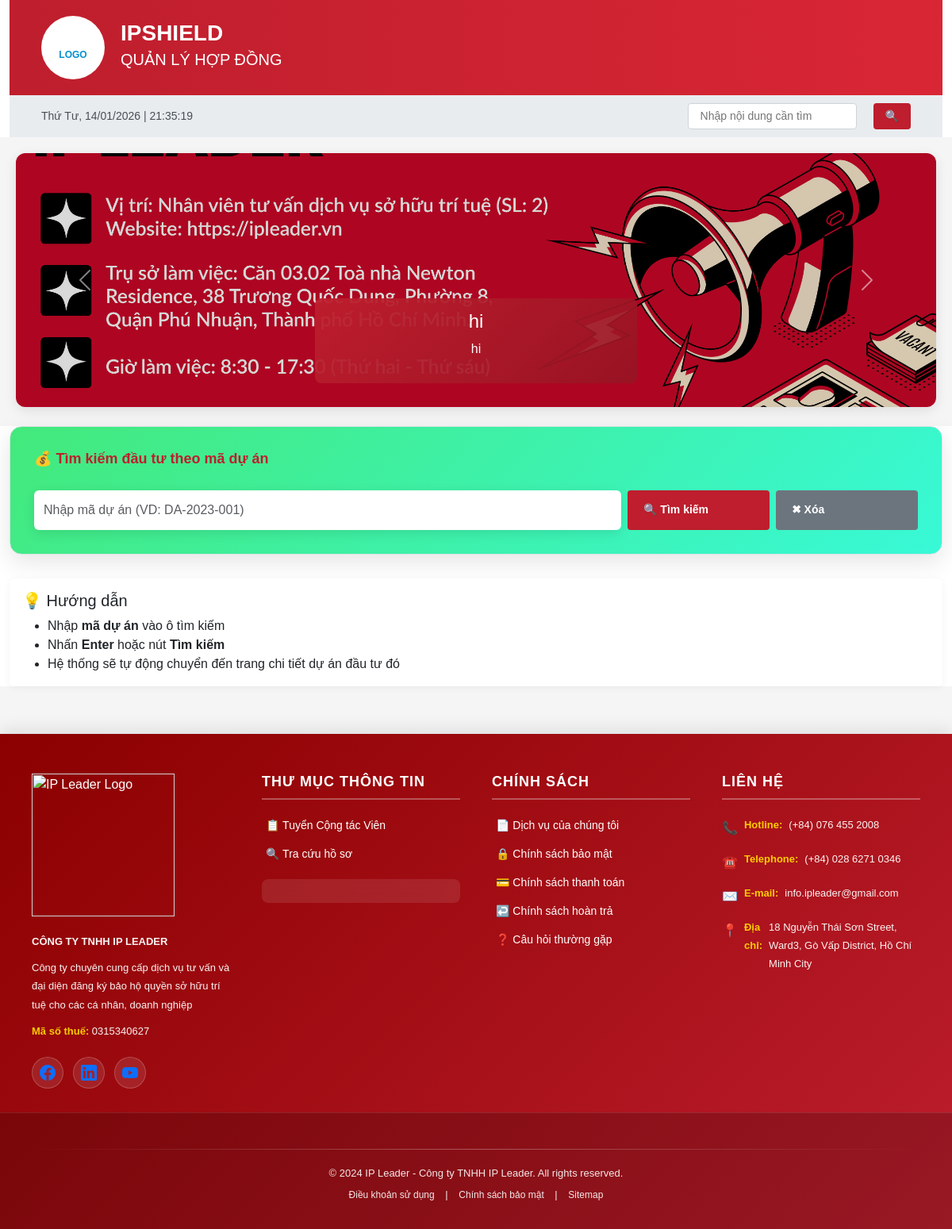
Screenshot of /investment/search/ with the database file from the repository.
### ipshieldapp/models.py (models this page shows, shortened)
class Slider(models.Model):
    title = models.CharField(max_length=255)
    description = models.CharField(max_length=255, blank=True)
    image = models.ImageField(upload_to='sliders/')
    is_active = models.BooleanField(default=True)

### ipshieldapp/views.py (the view, shortened to what this page needs)
# urls.py: path('investment/search/', views.investment_search, name='investment_search'),
def investment_search(request):
    q = request.GET.get('q', '').strip()
    return render(request, 'investment_search.html', {'q': q})

### ipshieldapp/context_processors.py (called while the page is built)
def global_sliders(request):
    return {
        'sliders': Slider.objects.filter(is_active=True)
    }

### templates/investment_search.html (shortened to what this page needs)
{% extends 'base.html' %}
{% block body_block %}
{% load static %}
<div class="container mt-4">
    <form method="get">
        <div class="search-section">
            <h3>💰 Tìm kiếm đầu tư theo mã dự án</h3>
            <div class="row g-2 mt-2">
                <div class="col-12 col-md-6 col-lg-8">
                    <input type="text"
                           name="q"
                           value="{{ q }}"
                           class="form-control"
                           placeholder="Nhập mã dự án (VD: DA-2023-001)"
                           autofocus>
                </div>
                <div class="col-6 col-md-3 col-lg-2">
                    <button type="submit" class="btn btn-primary w-100">
                        🔍 Tìm kiếm
                    </button>
                </div>
                <div class="col-6 col-md-3 col-lg-2">
                    <a href="{% url 'investment_search' %}" class="btn btn-secondary w-100">
                        ✖ Xóa
                    </a>
                </div>
            </div>
        </div>
    </form>
    <div class="mt-4">
        <div class="card">
            <div class="card-body">
                <h5 class="card-title">💡 Hướng dẫn</h5>
                <ul class="mb-0">
                    <li>Nhập <strong>mã dự án</strong> vào ô tìm kiếm</li>
                    <li>Nhấn <strong>Enter</strong> hoặc nút <strong>Tìm kiếm</strong></li>
                    <li>Hệ thống sẽ tự động chuyển đến trang chi tiết dự án đầu tư đó</li>
                </ul>
            </div>
        </div>
    </div>
</div>
{% endblock %}

### templates/base.html (shortened to what this page needs)
{% load static %}
<head>
    <link href="https://cdn.jsdelivr.net/npm/bootstrap@5.3.8/dist/css/bootstrap.min.css" rel="stylesheet">
    <link href="{% static 'css/base.css' %}" rel="stylesheet">
</head>
    <div class="container">
        <div class="header">
            <div class="header-logo">
                <br>LOGO
            </div>
            <div class="header-title">
                <h1>IPSHIELD</h1>
                <h2>QUẢN LÝ HỢP ĐỒNG</h2>
            </div>
        </div>
                <div class="top-bar">
           <div id="realtime-clock"></div>
            <div class="language-selector d-flex align-items-center gap-3">
                 <input type="text" placeholder="Nhập nội dung cần tìm"
                    style="margin-left: 20px; padding: 5px 15px; border: 1px solid #ced4da; border-radius: 4px;">
                <button class="btn btn-primary" style="padding: 6px 15px; margin-left: 5px;">🔍</button>
            </div>
            </div>
        </div>
<div class="carousel-section" style="margin:20px; box-shadow:0 4px 15px rgba(0,0,0,0.1); border-radius:12px; overflow:hidden;">
    <div id="mainCarousel" class="carousel slide" data-bs-ride="carousel" data-bs-interval="3500">
        <div class="carousel-inner">
            {% for slider in sliders %}
            <div class="carousel-item {% if forloop.first %}active{% endif %}">
                <img src="{{ slider.image.url }}"
                     class="d-block w-100"
                     alt="{{ slider.title }}"
                     style="height:320px; object-fit:cover; filter:brightness(0.85);">
                <div class="carousel-caption d-none d-md-block"
                     style="background:linear-gradient(135deg, rgba(190,30,45,.95), rgba(150,20,35,.9));
                            padding:15px 30px;
                            border-radius:8px;
                            bottom:30px;
                            left:50%;
                            transform:translateX(-50%);
                            max-width:80%;">
                    <h4>{{ slider.title }}</h4>
                    <p>{{ slider.description }}</p>
                </div>
            </div>
            {% endfor %}
        </div>
        <button class="carousel-control-prev" type="button" data-bs-target="#mainCarousel" data-bs-slide="prev">
            <span class="carousel-control-prev-icon"></span>
        </button>
        <button class="carousel-control-next" type="button" data-bs-target="#mainCarousel" data-bs-slide="next">
            <span class="carousel-control-next-icon"></span>
        </button>
    </div>
</div>
 {% block body_block %}
              {% endblock %}
    <footer class="site-footer">
        <div class="footer-content">
            <div class="footer-section">
                <div class="footer-logo">
                    <img src="https://ipleader.vn/wp-content/uploads/2021/01/IPLEADER-LOGO-WHITE-01.png" alt="IP Leader Logo" width="180px">
                </div>
                <p class="company-name">CÔNG TY TNHH IP LEADER</p>
                <p class="company-desc">Công ty chuyên cung cấp dịch vụ tư vấn và đại diện đăng ký bảo hộ quyền sở hữu trí tuệ cho các cá nhân, doanh nghiệp</p>
                <p><strong>Mã số thuế:</strong> 0315340627</p>
                <div class="social-icons">
                    <a href="#" class="social-icon facebook" title="Facebook">
                    </a>
                    <a href="#" class="social-icon linkedin" title="LinkedIn">
                    </a>
                    <a href="#" class="social-icon youtube" title="YouTube">
                    </a>
                </div>
            </div>
            <div class="footer-section">
                <h5>Thư mục thông tin</h5>
                <ul>
                    <li><a href="#">📋 Tuyển Cộng tác Viên</a></li>
                    <li><a href="#">🔍 Tra cứu hồ sơ</a></li>
                </ul>
                <div class="certification-badge">
                </div>
            </div>
            <div class="footer-section">
                <h5>Chính sách</h5>
                <ul>
                    <li><a href="#">📄 Dịch vụ của chúng tôi</a></li>
                    <li><a href="#">🔒 Chính sách bảo mật</a></li>
                    <li><a href="#">💳 Chính sách thanh toán</a></li>
                    <li><a href="#">↩️ Chính sách hoàn trả</a></li>
                    <li><a href="#">❓ Câu hỏi thường gặp</a></li>
                </ul>
            </div>
            <div class="footer-section">
                <h5>Liên hệ</h5>
                <div class="contact-info">
                    <p><span class="contact-icon">📞</span> <strong>Hotline:</strong> (+84) 076 455 2008</p>
                    <p><span class="contact-icon">☎️</span> <strong>Telephone:</strong>(+84) 028 6271 0346</p>
                    <p><span class="contact-icon">✉️</span> <strong>E-mail:</strong> info.ipleader@gmail.com</p>
                    <p><span class="contact-icon">📍</span> <strong>Địa chỉ:</strong>18 Nguyễn Thái Sơn Street, Ward3, Gò Vấp District, Hồ Chí Minh City</p>
                </div>
            </div>
        </div>
        <div class="footer-bottom">
            <div class="footer-divider"></div>
            <p>© 2024 IP Leader - Công ty TNHH IP Leader. All rights reserved.</p>
            <p class="footer-links">
                <a href="#">Điều khoản sử dụng</a> |
                <a href="#">Chính sách bảo mật</a> |
                <a href="#">Sitemap</a>
            </p>
        </div>
    </footer>

### templates/investment_search.html (style rules this page uses)
.search-section { background: linear-gradient(135deg, #43e97b 0%, #38f9d7 100%); padding: 30px; border-radius: 15px; box-shadow: 0 10px 30px rgba(0,0,0,0.1); color: white; }
.search-section h3 { margin-bottom: 20px; font-weight: 600; }
.search-section .form-control { height: 50px; font-size: 16px; border: none; box-shadow: 0 4px 15px rgba(0,0,0,0.1); }
.search-section .btn { height: 50px; font-weight: 600; border: none; }
.card { border: none; box-shadow: 0 2px 10px rgba(0,0,0,0.05); }

### rows the page displays
Slider: image (picture), title "hi", description "hi"
